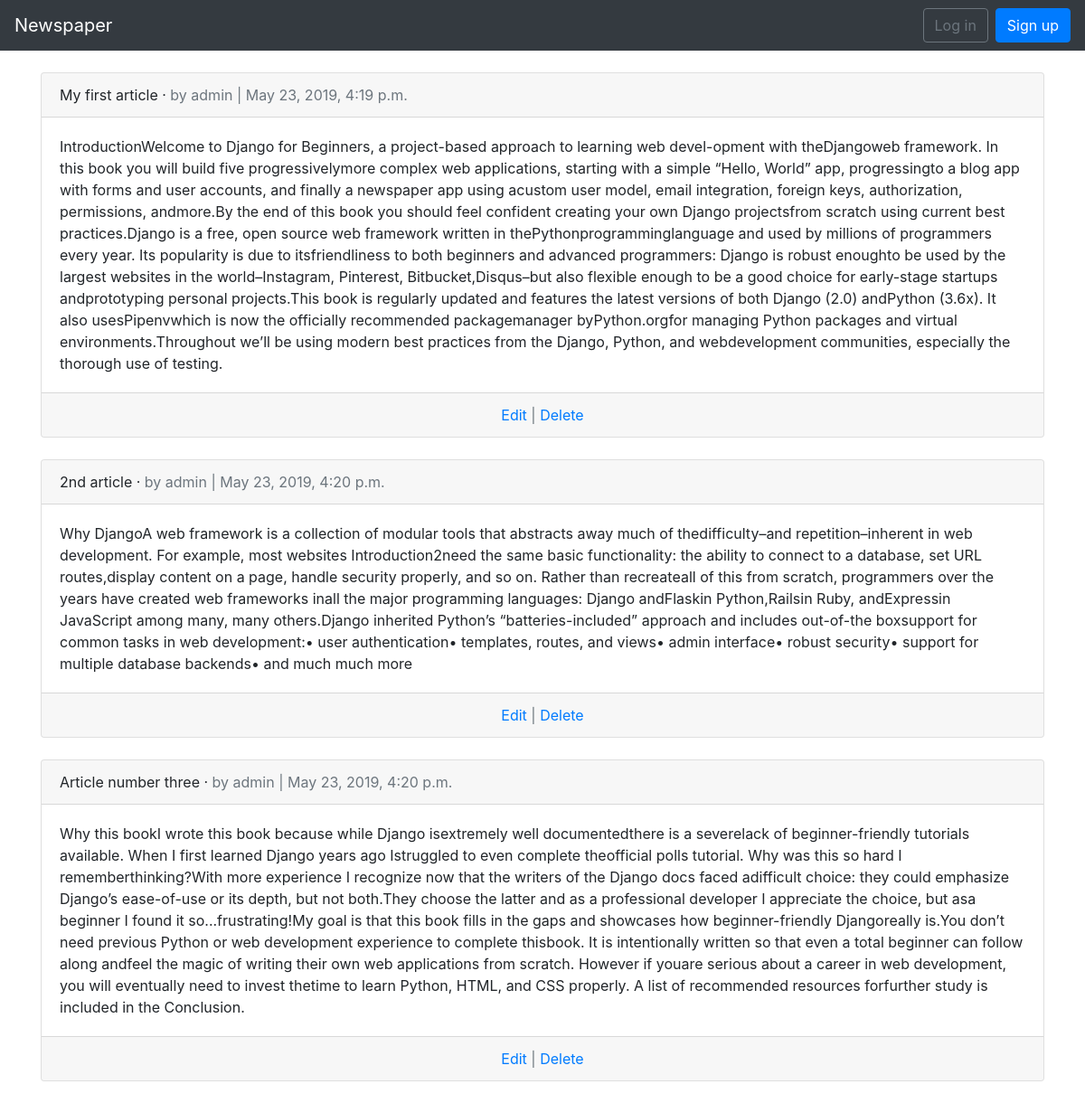
The page /articles/ on the database as committed earlier.
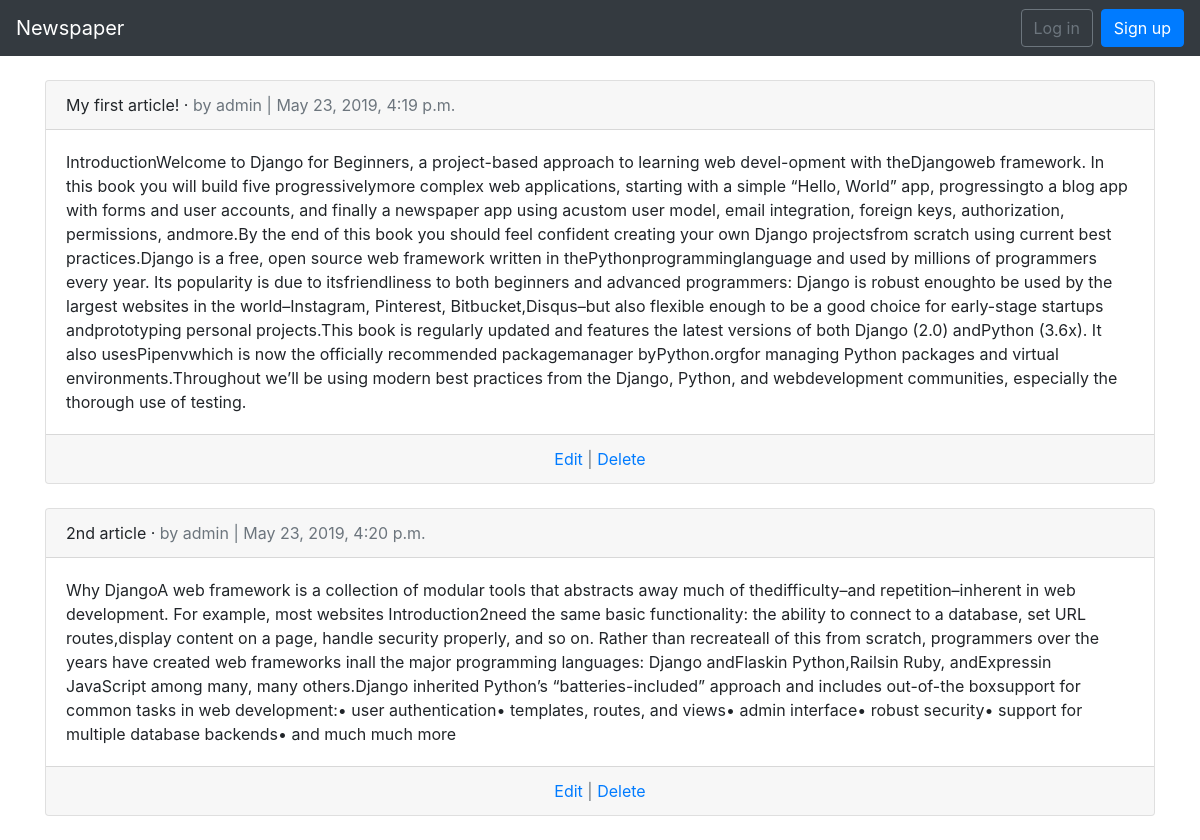
The same page on the database as committed later.
### articles/models.py (models this page shows, shortened)
class Article(models.Model):
    title = models.CharField(max_length=255)
    body = models.TextField()
    date = models.DateTimeField(auto_now_add=True)
    author = models.ForeignKey(
        settings.AUTH_USER_MODEL,
        on_delete=models.CASCADE
    )

### users/models.py (models this page shows)
class CustomUser(AbstractUser):
    age = models.PositiveIntegerField(default=0)

### articles/views.py (the view)
# urls.py: path('', views.ArticleListView.as_view(), name='article_list'),
class ArticleListView(ListView):
    model = models.Article
    template_name = 'article_list.html'

### templates/article_list.html (shortened to what this page needs)
{% extends 'base.html' %}
{% block content %}
    {% for article in object_list %}
        <div class="card">
            <div class="card-header">
                <span class="font=weight-bold">{{ article.title }}</span> &middot;
                <span class="text-muted">by {{ article.author }} | {{ article.date }}</span>
            </div>
            <div class="card-body">
                {{ article.body }}
            </div>
            <div class="card-footer text-center text-muted">
                <a href="{% url 'article_edit' article.pk %}">Edit</a> |
                <a href="{% url 'article_delete' article.pk %}">Delete</a>
            </div>
        </div>
        <br />
    {% endfor %}
{% endblock content %}

Rows that differ between the two databases and show on the page:
removed Article: title "Article number three", author "admin", date "May 23, 2019, 4:20 p.m.", body "Why this bookI wrote this book because while Django isextremely well documentedthere is a severelack of beginner-friendly tutorials available. When I first learned Django years ago Istruggled to even complete theofficial polls tutorial. Why was this so hard I rememberthinking?With more experience I recognize now that the writers of the Django docs faced adifficult choice: they could emphasize Django’s ease-of-use or its depth, but not both.They choose the latter and as a professional developer I appreciate the choice, but asa beginner I found it so...frustrating!My goal is that this book fills in the gaps and showcases how beginner-friendly Djangoreally is.You don’t need previous Python or…"
changed Article: title "My first article" → "My first article!"
